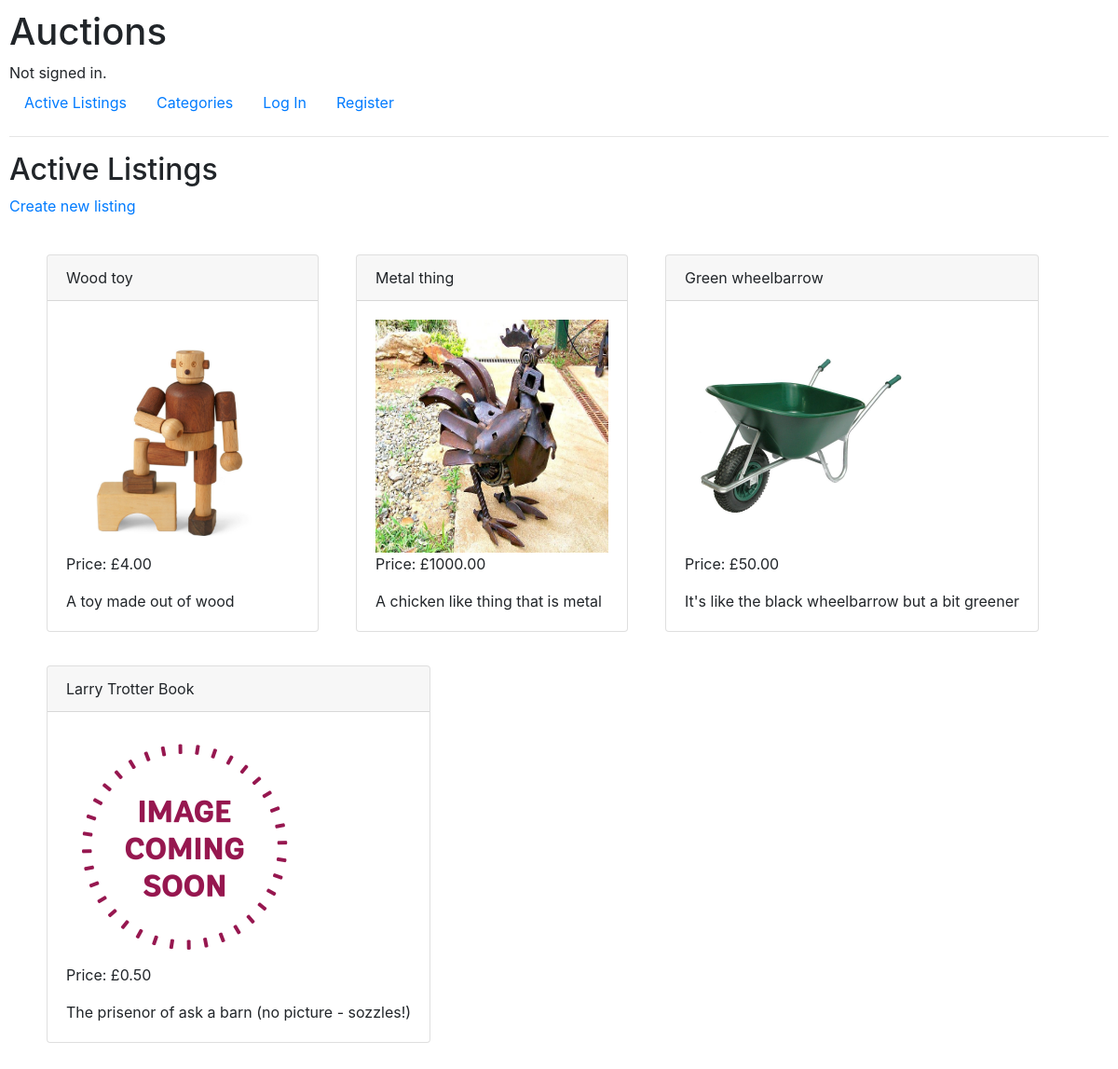
The page / on the database its author committed.
### auctions/models.py (models this page shows, shortened)
class Listing(models.Model):
    created_at = models.DateTimeField(auto_now_add=True)
    updated_at = models.DateTimeField(auto_now=True)
    uuid = models.UUIDField(default=uuid.uuid4, editable=False, unique=True)
    title = models.CharField(max_length=100)
    description = models.CharField(max_length=1000)
    min_starting_bid = models.DecimalField(
        max_digits=10, decimal_places=2
    )
    pic = models.ImageField(upload_to ='listing_images/', null=True, blank=True)
    pic_url = models.URLField(null=True, blank=True)
    user = models.ForeignKey(
        'User',
        on_delete=models.CASCADE
    )
    category = models.ForeignKey(
        'Category',
        on_delete=models.CASCADE,
        null=True
    )
    active = models.BooleanField(default=True)
    winner = models.ForeignKey(
        'User',
        on_delete=models.CASCADE,
        null=True,
        blank=True,
        related_name='winner'
    )
    closed_at = models.DateTimeField(null=True, blank=True)

### auctions/views.py (the view)
# urls.py: path("", views.index, name="index"),
def index(request):
    listings = Listing.objects.filter(active=True)
    return render(request, "auctions/index.html", {
        "listings": listings
    })

### auctions/templates/auctions/index.html (shortened to what this page needs)
{% extends "auctions/layout.html" %}
{% block body %}
    <h2>Active Listings</h2>
    <div>
        <a href="{% url 'auctions:create_listing' %}">Create new listing</a>
    </div>
    {% include "auctions/listing_list.html" with listings=listings %}
{% endblock %}

### auctions/templates/auctions/listing_list.html (shortened to what this page needs)
<div class="row index-listing-list">
    {% for listing in listings %}
        <a class="listing-link" href="/listing/{{ listing.id }}">
            <div class="card index-listing mb-3">
                <div class="card-header">
                    {{ listing.title }}
                </div>
                <div class="card-body">
                    {% if listing.pic %}
                        <img class="listing-list-image" src="{{ listing.pic.url }}">
                    {% else %}
                        <img class="listing-list-image"  src="/media/placeholder_images/placeholder.png">
                    {% endif %}
                    <p class="card-text">Price: £{{ listing.min_starting_bid }}</p>
                    <p class="card-text">{{ listing.description}}</p>
                </div>
            </div>
        </a>
    {% endfor %}
</div>

### auctions/static/auctions/styles.css (style rules this page uses)
body { padding: 10px; }
.index-listing-list { margin: 20px }
.index-listing { margin: 20px; border-style: solid; border-width: 1px; }
.listing-link, .listing-link:hover { color: inherit; text-decoration: none; }
.listing-list-image { height: 250px; width: 250px; }

### rows shown on the page
Listing: title "Wood toy", pic (picture), min_starting_bid "4.00", description "A toy made out of wood"
Listing: title "Metal thing", pic (picture), min_starting_bid "1000.00", description "A chicken like thing that is metal"
Listing: title "Green wheelbarrow", pic (picture), min_starting_bid "50.00", description "It's like the black wheelbarrow but a bit greener"
Listing: title "Larry Trotter Book", min_starting_bid "0.50", description "The prisenor of ask a barn (no picture - sozzles!)"
